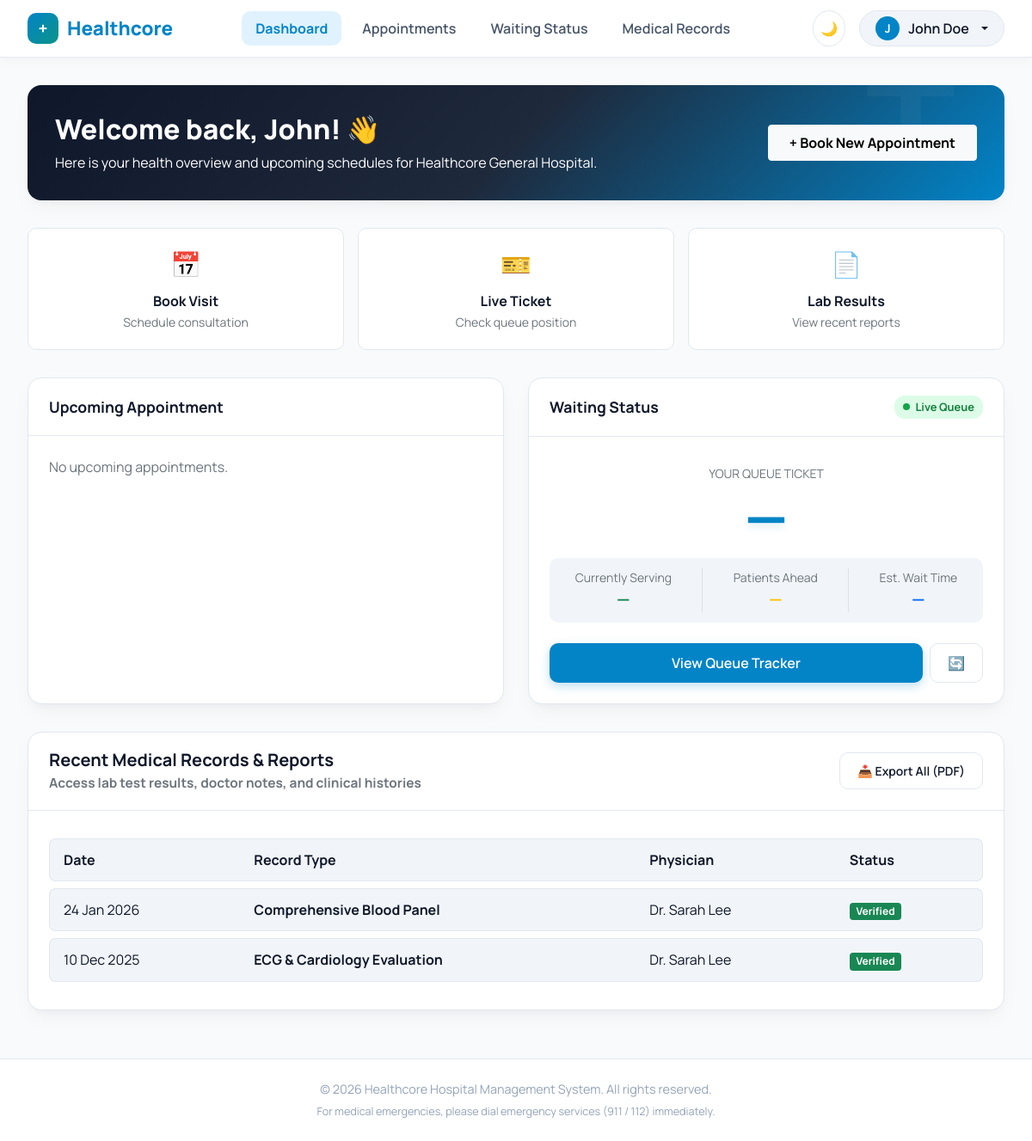
Screenshot of /index.php (signed in) with the database file from the repository.
### tables this page shows
CREATE TABLE `medical_records` (
  `id` int(11) NOT NULL,
  `patient_id` int(11) NOT NULL,
  `doctor_id` int(11) NOT NULL,
  `title` varchar(200) NOT NULL,
  `notes` text DEFAULT NULL,
  `record_date` date NOT NULL,
  `status` enum('Verified','Under Review') DEFAULT 'Under Review',
  `created_at` timestamp NOT NULL DEFAULT current_timestamp()
);

CREATE TABLE `users` (
  `id` int(11) NOT NULL,
  `role` enum('patient','doctor','admin') NOT NULL DEFAULT 'patient',
  `full_name` varchar(120) NOT NULL,
  `email` varchar(150) NOT NULL,
  `password` varchar(255) NOT NULL,
  `phone` varchar(30) DEFAULT NULL,
  `created_at` timestamp NOT NULL DEFAULT current_timestamp()
);

### index.php (the view, shortened to what this page needs)
<?php
require_once 'db.php';
$userId = $_SESSION['user_id'];
$stmt = $pdo->prepare('SELECT * FROM patients WHERE user_id = ?');
$stmt->execute([$userId]);
$patient = $stmt->fetch();
$patientId = $patient['id'];
$stmt = $pdo->prepare("SELECT a.*, u.full_name AS doctor_name, d.department AS doctor_department FROM appointments a
                        JOIN doctors d ON d.id = a.doctor_id
                        JOIN users u ON u.id = d.user_id
                        WHERE a.patient_id = ? AND a.status IN ('Confirmed','Pending','Arrived','Called') AND a.appt_date >= CURDATE()
                        ORDER BY a.appt_date ASC, (a.status = 'Called') DESC, a.appt_time ASC LIMIT 1");
$stmt->execute([$patientId]);
$nextAppt = $stmt->fetch();
$myDeptForQueue = $nextAppt['doctor_department'] ?? null;
$today = $pdo->query('SELECT CURDATE()')->fetchColumn();
$myTicket = ($nextAppt && $nextAppt['appt_date'] === $today) ? (int) $nextAppt['ticket_number'] : null;
$currentlyServing = ($myTicket !== null && $myDeptForQueue)
    ? department_currently_serving($pdo, $myDeptForQueue)
    : -1;
$waitEstimate = ($myTicket !== null && $myDeptForQueue)
    ? department_estimated_wait($pdo, $myDeptForQueue, $myTicket, $nextAppt['status'])
    : ['ahead' => 0, 'minutes' => 0];
$ahead = $waitEstimate['ahead'];
$estWaitMins = $waitEstimate['minutes'];
$stmt = $pdo->prepare("SELECT mr.*, u.full_name AS doctor_name FROM medical_records mr
                        JOIN doctors d ON d.id = mr.doctor_id
                        JOIN users u ON u.id = d.user_id
                        WHERE mr.patient_id = ? ORDER BY mr.record_date DESC");
$stmt->execute([$patientId]);
$records = $stmt->fetchAll();
$firstName = explode(' ', $_SESSION['full_name'])[0];
$initial = strtoupper(substr($_SESSION['full_name'], 0, 1));
?>
<!DOCTYPE html>
<html lang="en" data-theme="light">
<head>
    <link href="https://cdn.jsdelivr.net/npm/bootstrap@5.0.2/dist/css/bootstrap.min.css" rel="stylesheet">
    <link rel="stylesheet" href="style.css">
</head>
<body>
    <nav class="navbar navbar-expand-lg navbar-custom sticky-top">
        <div class="navbar-layout">
            <a class="navbar-brand-custom" href="index.php"><span class="logo-icon">+</span> Healthcore</a>
            <div class="collapse navbar-collapse justify-content-center" id="navbarMain">
                <ul class="navbar-nav gap-2">
                    <li class="nav-item"><a class="nav-link nav-link-custom active" href="index.php">Dashboard</a></li>
                    <li class="nav-item"><a class="nav-link nav-link-custom" href="index.php#appointments-section">Appointments</a></li>
                    <li class="nav-item"><a class="nav-link nav-link-custom" href="index.php#queue-section">Waiting Status</a></li>
                    <li class="nav-item"><a class="nav-link nav-link-custom" href="index.php#records-section">Medical Records</a></li>
                </ul>
            </div>
            <div class="d-flex align-items-center gap-3">
                <button class="btn btn-outline-custom p-2 rounded-circle" id="themeToggleBtn" title="Toggle Light/Dark Theme">🌙</button>
                <div class="dropdown">
                    <button class="profile-dropdown-btn dropdown-toggle" type="button" id="profileDropdown" data-bs-toggle="dropdown" aria-expanded="false">
                        <span class="user-avatar"><?= htmlspecialchars($initial) ?></span> <?= htmlspecialchars($_SESSION['full_name']) ?>
                    </button>
                </div>
            </div>
        </div>
    </nav>
    <main class="main-wrapper">
        <section class="welcome-header">
            <div class="row align-items-center">
                <div class="col-lg-8">
                    <h2 class="manrope-800 mb-2">Welcome back, <?= htmlspecialchars($firstName) ?>! 👋</h2>
                    <p class="mb-0 opacity-90">Here is your health overview and upcoming schedules for Healthcore General Hospital.</p>
                </div>
                <div class="col-lg-4 text-lg-end mt-3 mt-lg-0">
                    <button class="btn btn-light manrope-700 px-4 py-2" data-bs-toggle="modal" data-bs-target="#bookAppointmentModal">
                        + Book New Appointment
                    </button>
                </div>
            </div>
        </section>
        <div class="action-grid">
            <a href="#" class="action-tile" data-bs-toggle="modal" data-bs-target="#bookAppointmentModal">
                <span class="action-icon">📅</span>
                <strong class="d-block manrope-700">Book Visit</strong>
                <small class="text-muted">Schedule consultation</small>
            </a>
            <a href="#queue-section" class="action-tile">
                <span class="action-icon">🎫</span>
                <strong class="d-block manrope-700">Live Ticket</strong>
                <small class="text-muted">Check queue position</small>
            </a>
            <a href="#records-section" class="action-tile">
                <span class="action-icon">📄</span>
                <strong class="d-block manrope-700">Lab Results</strong>
                <small class="text-muted">View recent reports</small>
            </a>
        </div>
        <div class="card-grid">
            <div class="card-custom appointment-card" id="appointments-section">
                <div class="card-header-custom">
                    <span>Upcoming Appointment</span>
                </div>
                <div class="card-body-custom">
                    <?php if ($nextAppt): ?>
                        <div class="appointment-date-badge">
                            📅 <?= date('d F Y', strtotime($nextAppt['appt_date'])) ?> • <?= htmlspecialchars($nextAppt['appt_time']) ?>
                        </div>
                        <div class="doctor-info-box">
                            <div class="doctor-avatar"><?= strtoupper(substr($nextAppt['doctor_name'], 0, 2)) ?></div>
                            <div>
                                <h6 class="manrope-700 mb-0"><?= htmlspecialchars($nextAppt['doctor_name']) ?></h6>
                                <small class="text-muted"><?= htmlspecialchars($nextAppt['department']) ?></small>
                            </div>
                        </div>
                        <p class="text-secondary small mb-4">Please arrive 15 minutes before your scheduled appointment time for routine vitals check.</p>
                        <div class="mt-auto d-flex gap-2">
                            <button class="btn btn-primary-custom flex-grow-1" data-bs-toggle="modal" data-bs-target="#appointmentDetailModal">
                                View Appointment Details
                            </button>
                            <form method="POST" action="index.php" onsubmit="return confirm('Cancel this appointment?');">
                                <?= csrf_field() ?>
                                <input type="hidden" name="action" value="cancel_appointment">
                                <input type="hidden" name="appt_id" value="<?= (int) $nextAppt['id'] ?>">
                                <button type="submit" class="btn btn-outline-custom" title="Cancel">✖️</button>
                            </form>
                        </div>
                    <?php else: ?>
                        <p class="text-muted">No upcoming appointments. </p>
                    <?php endif; ?>
                </div>
            </div>
            <div class="card-custom queue-card" id="queue-section" data-my-ticket="<?= (int) $myTicket ?>" data-department="<?= htmlspecialchars($myDeptForQueue ?? '') ?>">
                <div class="card-header-custom">
                    <span>Waiting Status</span>
                    <span class="queue-badge-live"><span class="pulse-dot"></span> Live Queue</span>
                </div>
                <div class="card-body-custom">
                    <div class="queue-box">
                        <p class="text-muted mb-0 small">YOUR QUEUE TICKET</p>
                        <div class="queue-number-large" id="myQueueNumber"><?= $myTicket !== null ? $myTicket : '—' ?></div>
                    </div>
                    <div class="queue-details">
                        <div>
                            <small class="text-muted d-block">Currently Serving</small>
                            <strong class="manrope-700 fs-5 text-success" id="currentQueueNumber"><?= $currentlyServing >= 0 ? (int) $currentlyServing : '—' ?></strong>
                        </div>
                        <div>
                            <small class="text-muted d-block">Patients Ahead</small>
                            <strong class="manrope-700 fs-5 text-warning" id="patientsAheadCount"><?= $myTicket !== null ? $ahead : '—' ?></strong>
                        </div>
                        <div>
                            <small class="text-muted d-block">Est. Wait Time</small>
                            <strong class="manrope-700 fs-5 text-primary" id="estimatedWaitTime"><?= $myTicket !== null ? $estWaitMins . ' mins' : '—' ?></strong>
                        </div>
                    </div>
                    <div class="mt-auto d-flex gap-2">
                        <button class="btn btn-primary-custom flex-grow-1" data-bs-toggle="modal" data-bs-target="#queueDetailModal">
                            View Queue Tracker
                        </button>
                        <a href="index.php" class="btn btn-outline-custom" title="Refresh Live Ticket">🔄</a>
                    </div>
                </div>
            </div>
        </div>
        <section class="card-custom mb-4" id="records-section">
            <div class="card-header-custom">
                <div>
                    <h5 class="manrope-700 mb-0">Recent Medical Records & Reports</h5>
                    <small class="text-muted">Access lab test results, doctor notes, and clinical histories</small>
                </div>
                <a class="btn btn-outline-custom btn-sm" href="export_records.php">📥 Export All (PDF)</a>
            </div>
            <div class="card-body-custom">
                <div class="records-table-container">
                    <table class="records-table">
                        <thead>
                            <tr><th>Date</th><th>Record Type</th><th>Physician</th><th>Status</th></tr>
                        </thead>
                        <tbody>
                            <?php foreach ($records as $r): ?>
                                <tr>
                                    <td><?= date('d M Y', strtotime($r['record_date'])) ?></td>
                                    <td><strong><?= htmlspecialchars($r['title']) ?></strong></td>
                                    <td><?= htmlspecialchars($r['doctor_name']) ?></td>
                                    <td>
                                        <?php if ($r['status'] === 'Verified'): ?>
                                            <span class="badge bg-success">Verified</span>
                                        <?php else: ?>
                                            <span class="badge bg-warning text-dark">Under Review</span>
                                        <?php endif; ?>
                                    </td>
                                </tr>
                            <?php endforeach; ?>
                        </tbody>
                    </table>
                </div>
            </div>
        </section>
    </main>
    <footer>
        <div class="container">
            <p class="mb-1">© 2026 Healthcore Hospital Management System. All rights reserved.</p>
            <small>For medical emergencies, please dial emergency services (911 / 112) immediately.</small>
        </div>
    </footer>
</body>
</html>

### rows the page displays
medical_records: record_date "24 Jan 2026", title "Comprehensive Blood Panel", users.full_name "Dr. Sarah Lee", status "Verified"
medical_records: record_date "10 Dec 2025", title "ECG & Cardiology Evaluation", users.full_name "Dr. Sarah Lee", status "Verified"

### other values shown
$initial "J"
$_SESSION['full_name'] "John Doe"
$firstName "John"
